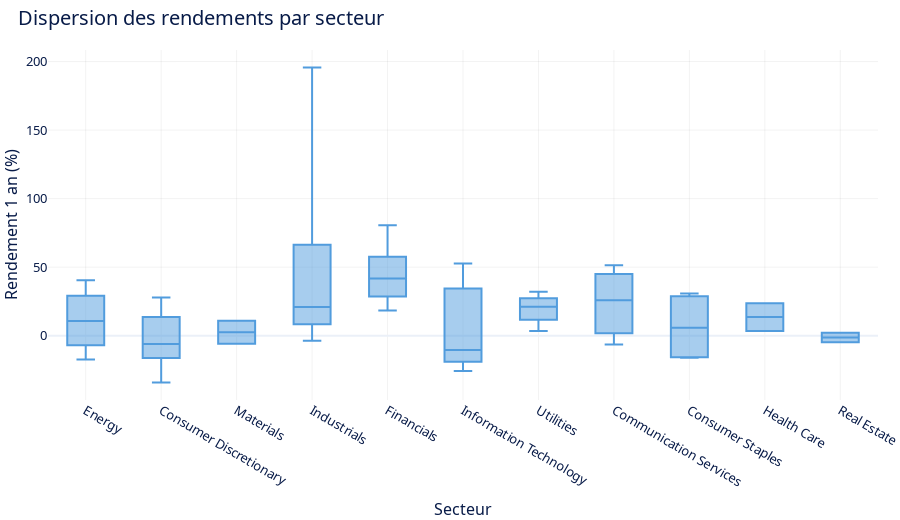

The cell this chart's notebook holds for it:
### Markdown cell above
### 2.2) Box plot - rendements par secteur

### Code cell
universe = actions.copy()
col_ret, col_sector = "1 Year Total Return - Previous", "Sector (1)"
universe[col_sector] = universe[col_sector].fillna("Inconnu")

fig_box_sector = px.box(
    universe, x=col_sector, y=col_ret, points=False,
    template="plotly_white",
    color_discrete_sequence=[COLORS["secondary"]],
)
fig_box_sector.update_layout(
    xaxis_title="Secteur",
    yaxis_title="Rendement 1 an (%)",
    margin=dict(l=0, r=0, t=50, b=120),  # b plus grand pour lisibilité des labels x
    height=520
)
fig_box_sector = apply_plotly_style(fig_box_sector, title="Dispersion des rendements par secteur")
fig_box_sector.show()

### Figure 1 — Plotly figure (JSON) as saved in the notebook; plotly's stock layout.template omitted (floating-point values rounded to 4 significant figures)
{"data": [{"alignmentgroup": "True", "boxpoints": false, "hovertemplate": "Sector (1)=%{x}<br>1 Year Total Return - Previous=%{y}<extra></extra>", "legendgroup": "", "marker": {"color": "rgb(81, 156, 221)"}, "name": "", "notched": false, "offsetgroup": "", "orientation": "v", "showlegend": false, "type": "box", "x": ["Energy", "Consumer Discretionary", "Materials", "Industrials", "Financials", "Materials", "Consumer Discretionary", "Financials", "Information Technology", "Financials", "Industrials", "Utilities", "Industrials", "Communication Services", "Consumer Discretionary", "Utilities", "Financials", "Consumer Staples", "Information Technology", "Consumer Discretionary", "Consumer Discretionary", "Industrials", "Health Care", "Consumer Discretionary", "Industrials", "Financials", "Consumer Staples", "Information Technology", "Information Technology", "Industrials", "Utilities", "Consumer Discretionary", "Utilities", "Energy", "Real Estate", "Industrials", "Financials", "Energy", "Information Technology", "Energy", "Industrials", "Financials", "Industrials", "Information Technology", "Industrials", "Health Care", "Financials", "Communication Services", "Industrials", "Financials", "Real Estate", "Consumer Staples", "Industrials", "Communication Services", "Consumer Staples", "Consumer Discretionary", "Financials", "Industrials", "Financials", "Consumer Discretionary", "Financials", "Financials", "Consumer Discretionary", "Financials"], "x0": " ", "xaxis": "x", "y": [-17.37, 17.0, -5.818, 3.053, 37.86, 10.99, -5.356, 48.5, 34.45, 21.36, 12.73, 31.99, 26.57, 51.42, -34.15, 22.54, 57.66, 30.77, -19.08, -7.58, -16.33, 10.07, 23.64, -6.788, 112.9, 25.61, -15.27, -25.72, -10.61, 10.48, 19.83, -25.77, 3.481, 40.4, 2.214, 20.92, 66.83, 3.276, 52.7, 18.02, 1.756, 49.1, 109.1, -10.18, 21.5, 3.506, 28.53, 25.95, 195.7, 18.41, -4.709, -16.01, -3.661, -6.341, 26.81, 27.81, 62.94, 52.17, 32.03, 13.46, 45.49, 30.38, 13.67, 80.64], "y0": " ", "yaxis": "y"}], "layout": {"boxmode": "group", "font": {"color": "rgb(8, 27, 72)", "family": "Noto Sans, Arial", "size": 13}, "height": 520, "legend": {"tracegroupgap": 0}, "margin": {"b": 120, "l": 0, "r": 0, "t": 50}, "paper_bgcolor": "rgb(255, 255, 255)", "plot_bgcolor": "rgb(255, 255, 255)", "title": {"font": {"color": "rgb(8, 27, 72)", "family": "Noto Sans, Arial", "size": 20}, "text": "Dispersion des rendements par secteur", "x": 0.02, "xanchor": "left"}, "xaxis": {"anchor": "y", "domain": [0, 1], "gridcolor": "rgba(0,0,0,0.05)", "mirror": true, "showgrid": true, "title": {"text": "Secteur"}}, "yaxis": {"anchor": "x", "domain": [0, 1], "gridcolor": "rgba(0,0,0,0.05)", "mirror": true, "showgrid": true, "title": {"text": "Rendement 1 an (%)"}}}}
